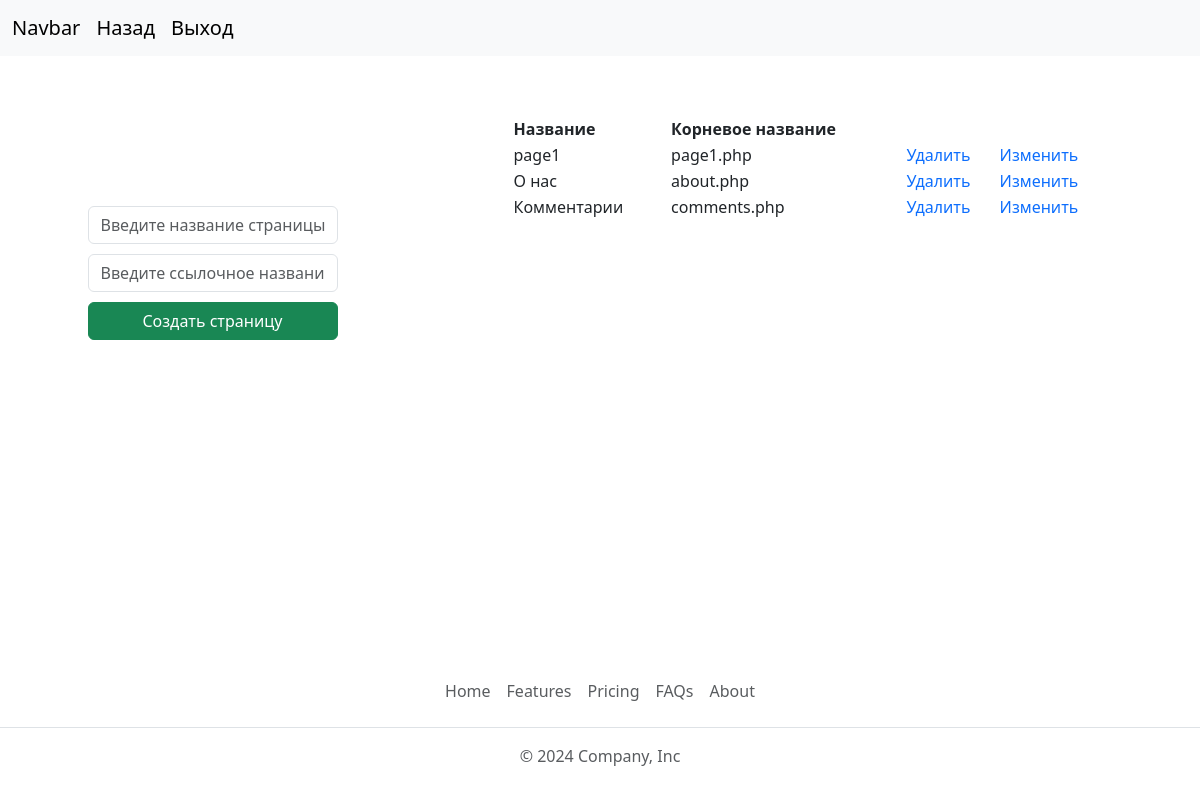
Before: /pages/adminPanel.php (signed in) with the older database file.
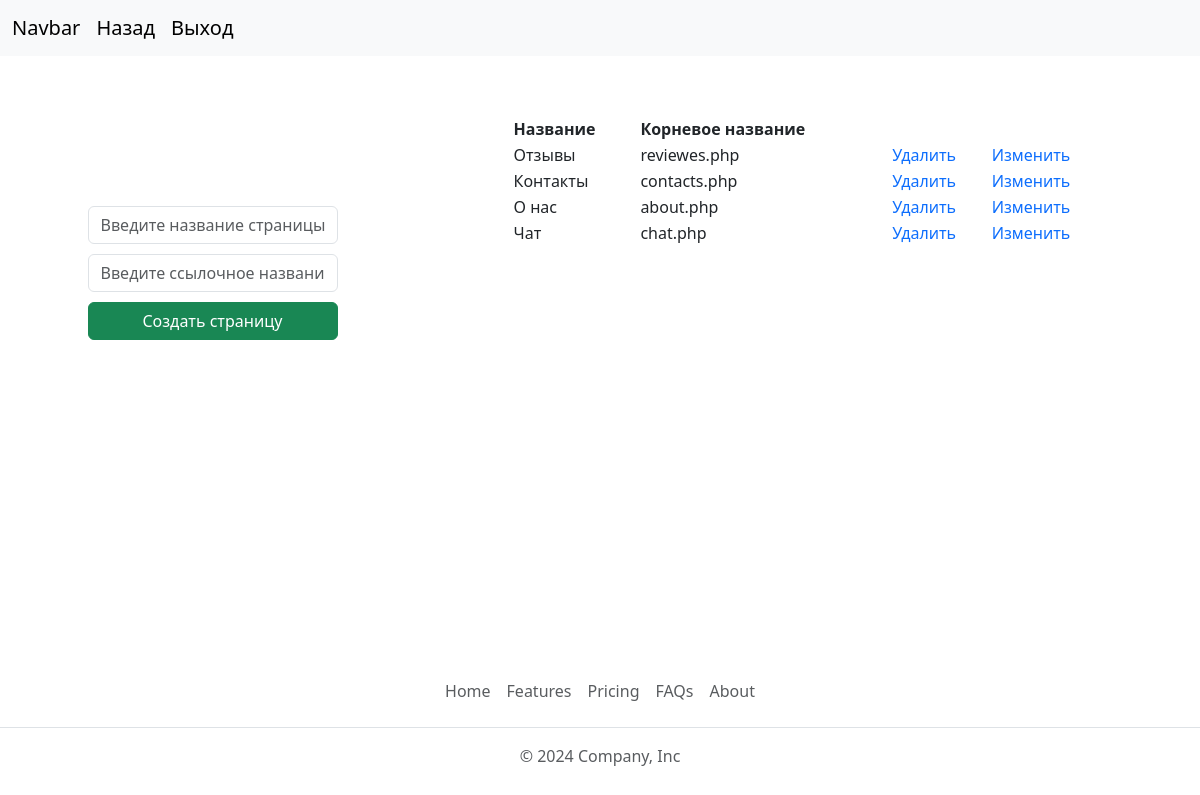
After: the same page with the newer database file.
### tables this page shows
CREATE TABLE `pages` (
  `id-page` int NOT NULL,
  `name-page` varchar(20) NOT NULL,
  `link-page` varchar(30) NOT NULL,
  `position-page` int NOT NULL
);

### public/pages/adminPanel.php (the view, shortened to what this page needs)
<?php
  require_once '../config/link.php';
  $getPages = "SELECT * FROM `pages`";
  $resultPages = $link->query($getPages);
  $row = $resultPages->fetch_all(MYSQLI_ASSOC);
?>
<!DOCTYPE html>
<html lang="en">
<head>
    <link href="https://cdn.jsdelivr.net/npm/bootstrap@5.3.3/dist/css/bootstrap.min.css" rel="stylesheet">
    <link rel="stylesheet" href="../styles/adminPanelStyle.css">
</head>
<body>
<nav class="navbar navbar-expand-lg bg-body-tertiary">
  <div class="container-fluid">
    <a class="navbar-brand" href="#">Navbar</a>
    <a class="navbar-brand" href="./adminPage.php">Назад</a>
    <a class="navbar-brand" href="../functions/exit.php">Выход</a>
  </div>
</nav>
    <section class="buttons d-flex justify-content-around align-items-center">
        <form action="../functions/createPage.php" method="GET" class="d-flex flex-column">
          <input type="text" name="namePage" class="form-control" placeholder="Введите название страницы">
          <input type="text" name="linkPage" class="form-control" placeholder="Введите ссылочное название">
          <input type="submit" class="btn btn-success" id="createButton" value="Создать страницу">
        </form>
        <article class="d-flex justify-content-center">
          <table id="table">
            <thead draggable="false">
              <th>Название</th>
              <th>Корневое название</th>
            </thead>
              <?php foreach($row as $page){ ?>
                <tr id="target" draggable="true" data-id="<?= $page['id-page'] ?>">
                  <td><?= $page['name-page'] ?></td>
                  <td><?= $page['link-page'] ?></td>
                  <td>
                    <a href="../functions/deletePage.php?id=<?= $page['id-page'] ?>&name=<?= $page['link-page'] ?>">Удалить</a>
                  </td>
                  <td>
                    <a href="../functions/changePage.php?id=<?= $page['id-page'] ?>&name=<?= $page['link-page'] ?>">Изменить</a>
                  </td>
                </tr>
              <?php } ?>
            </table>
        </article>
    </section>
    <footer class="fixed-bottom py-3">
        <ul class="nav justify-content-center border-bottom pb-3 mb-3">
          <li class="nav-item"><a href="#" class="nav-link px-2 text-body-secondary">Home</a></li>
          <li class="nav-item"><a href="#" class="nav-link px-2 text-body-secondary">Features</a></li>
          <li class="nav-item"><a href="#" class="nav-link px-2 text-body-secondary">Pricing</a></li>
          <li class="nav-item"><a href="#" class="nav-link px-2 text-body-secondary">FAQs</a></li>
          <li class="nav-item"><a href="#" class="nav-link px-2 text-body-secondary">About</a></li>
        </ul>
        <p class="text-center text-body-secondary">© 2024 Company, Inc</p>
    </footer>
</body>
</html>

### public/styles/adminPanelStyle.css (style rules this page uses)
form { width: 250px; height: 200px; }
a { text-decoration: none; }
input { margin: 0 0 10px 0; }
section { width: 100%; height: 500px; }
article { width: 50%; height: 380px; }
table { width: 100%; height: 100px; }
tr { border-radius: 50%; transition-duration: 0.6s; }

Changed rows visible on the page:
removed pages: value "page1", value "page1.php"
removed pages: value "Комментарии", value "comments.php"
added pages: value "Отзывы", value "reviewes.php"
added pages: value "Контакты", value "contacts.php"
added pages: value "Чат", value "chat.php"
